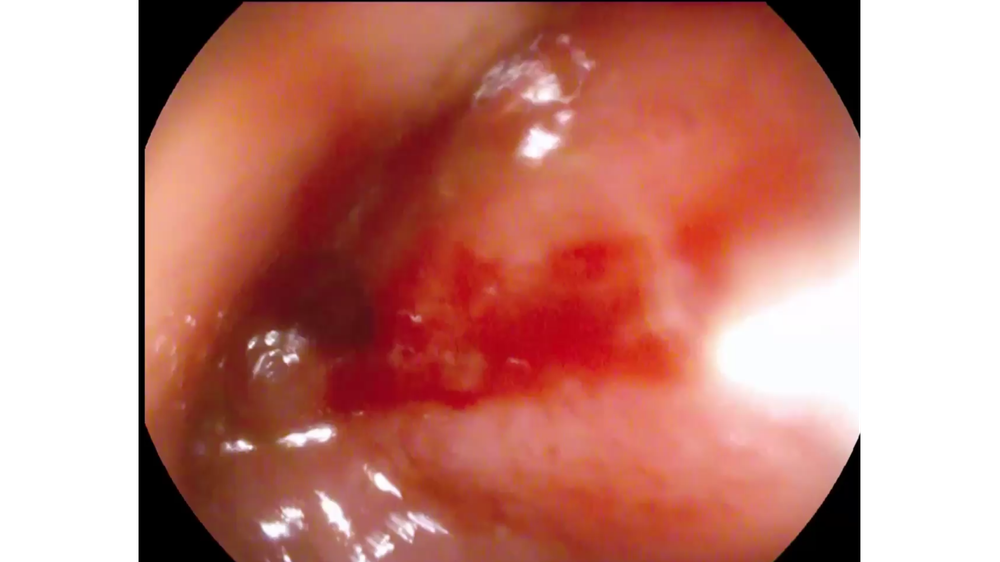
#> input picture Python/Snapshot.png, 1000 x 562 px, shrunk from 1920 x 1080 before the run, given as the content of the folder ../edited/Свежая кровь, which was not available
$ python Mirror.py
#> lines starting #> are read from the running program, lines starting #| are printed output that depends on the picture; pictures that were not available may be replaced by others from this repository, and a replacement may not be noted
from PIL import Image
from glob import glob
import warnings
warnings.filterwarnings("ignore", category=DeprecationWarning)


path = '../edited/Свежая кровь/'
pics = glob(path + '*.png')
for pic in pics:
    original_img = Image.open(pic)
#> original_img is the input picture: PIL image 1000x562 RGBA; mean R, G, B, A 126, 64.4, 53.4, 184.1

    vertical_img = original_img.transpose(method=Image.FLIP_TOP_BOTTOM)
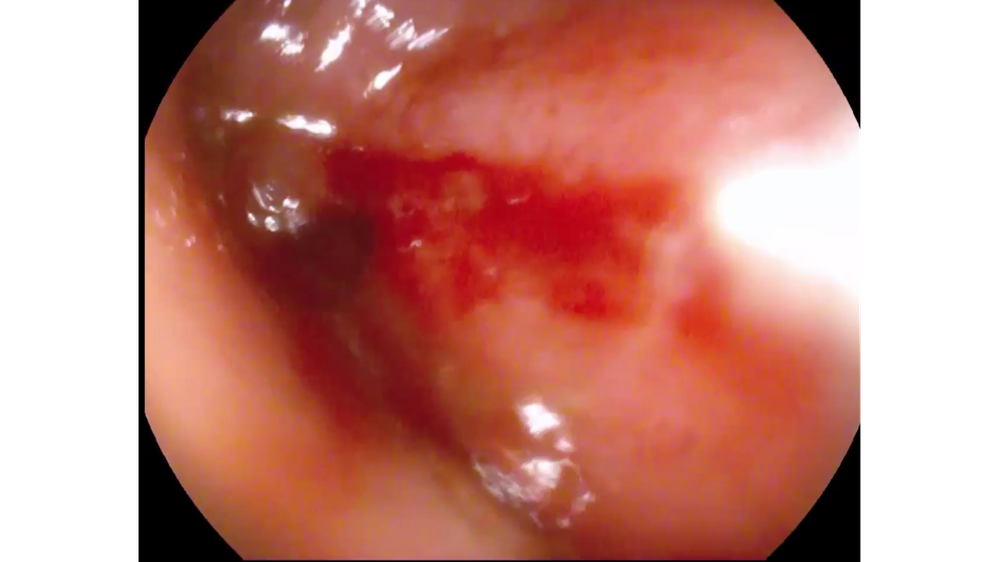
#> vertical_img: PIL image 1000x562 RGBA; mean R, G, B, A 126, 64.4, 53.4, 184.1; transparent parts drawn white
    horizontal_img = original_img.transpose(method=Image.FLIP_LEFT_RIGHT)
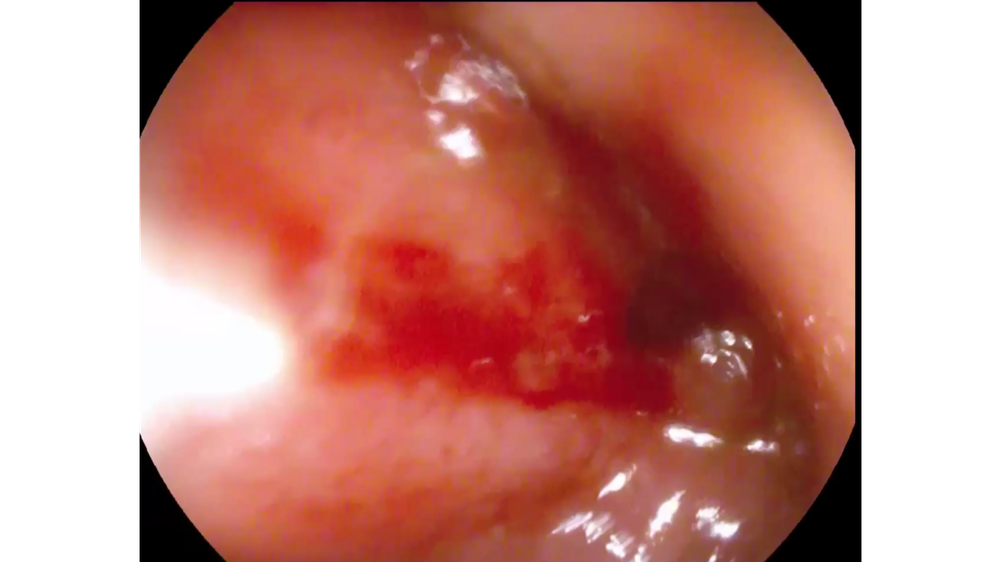
#> horizontal_img: PIL image 1000x562 RGBA; mean R, G, B, A 126, 64.4, 53.4, 184.1; transparent parts drawn white
    both_img = original_img.transpose(method=Image.FLIP_LEFT_RIGHT).transpose(method=Image.FLIP_TOP_BOTTOM)
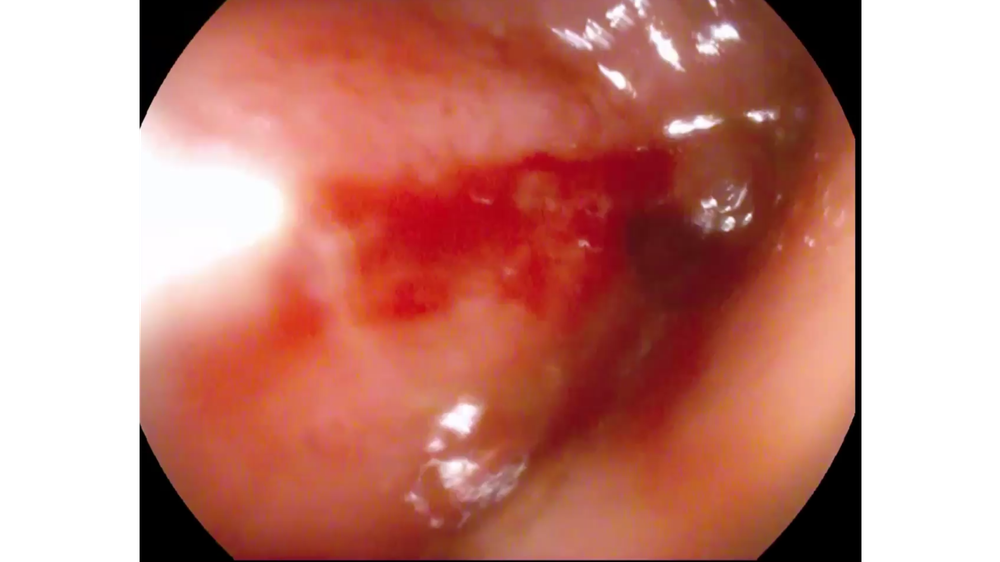
#> both_img: PIL image 1000x562 RGBA; mean R, G, B, A 126, 64.4, 53.4, 184.1; transparent parts drawn white
    vertical_img.save(pic.replace('png', 'ver.png'))
    horizontal_img.save(pic.replace('png', 'hor.png'))
    both_img.save(pic.replace('png', 'both.png'))

    original_img.close()
    vertical_img.close()
    horizontal_img.close()
    both_img.close()
